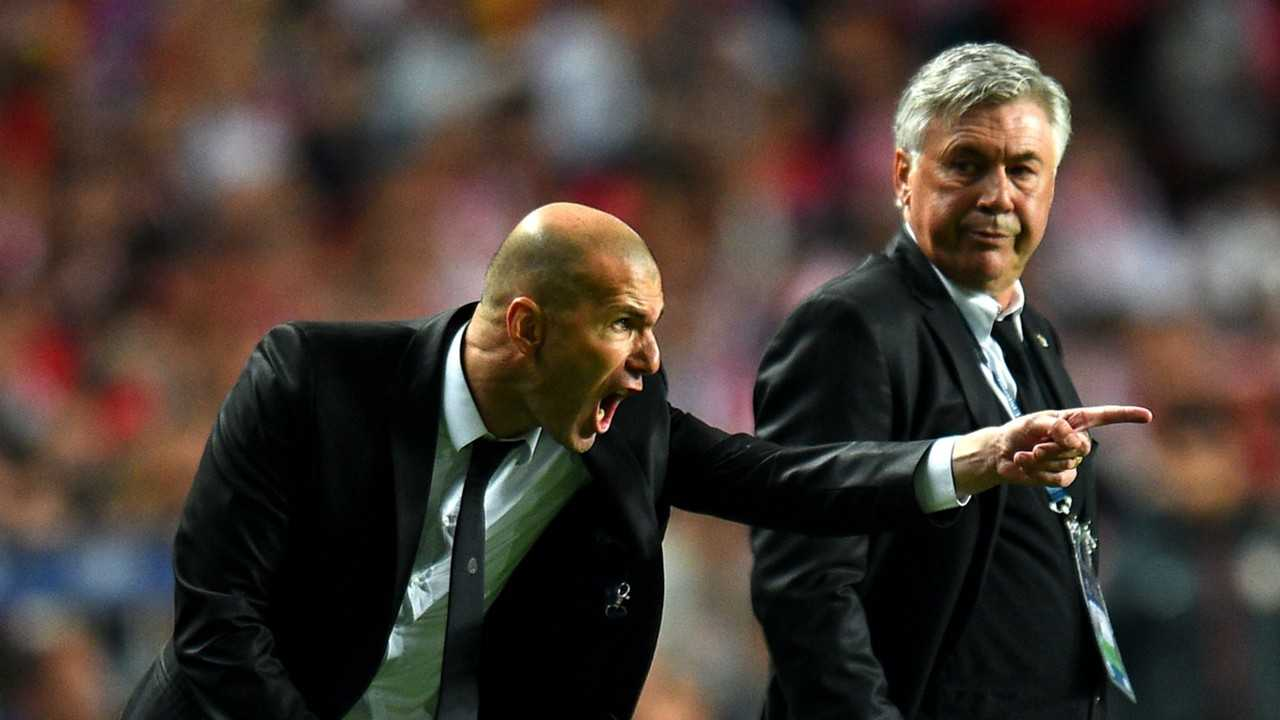
#> input picture tests/assets/zidane.jpg, 1280 x 720 px
$ python -i preprocessor.py   (imports and definitions only)
#> lines starting #> are read from the running program, lines starting #| are printed output that depends on the picture
### preprocessing/utils/letterbox.py
"""
preprocessing/utils/letterbox.py
Implementação manual do letterbox — a mesma lógica usada internamente
pelo YOLOv8 (ultralytics/data/augment.py).
"""
from typing import Tuple
import cv2
import numpy as np


def letterbox(
    frame: np.ndarray,
    target_size: int = 640,
    pad_color: int = 114,
) -> Tuple[np.ndarray, float, Tuple[int, int]]:
    """
    Redimensiona preservando proporção e adiciona padding cinza.


    Returns:
        frame_lb:   imagem redimensionada + padded (target_size × target_size)
        scale:      fator de escala aplicado (usado para ajustar bboxes)
        (pad_w, pad_h): padding adicionado em cada lado (horizontal, vertical)
    """
    h, w = frame.shape[:2]


    # Fator de escala: limitar pela dimensão maior
    scale = min(target_size / h, target_size / w)
    new_w = int(round(w * scale))
    new_h = int(round(h * scale))


    # Redimensiona mantendo proporção
    resized = cv2.resize(frame, (new_w, new_h), interpolation=cv2.INTER_LINEAR)


    # Calcula padding simétrico
    pad_w = (target_size - new_w) // 2
    pad_h = (target_size - new_h) // 2


    # Aplica padding com cor cinza (valor 114 ≈ média ImageNet em uint8)
    frame_lb = np.full((target_size, target_size, 3), pad_color, dtype=np.uint8)
    frame_lb[pad_h:pad_h + new_h, pad_w:pad_w + new_w] = resized


    return frame_lb, scale, (pad_w, pad_h)


# [27 lines left out: function adjust_bboxes, not called in this run]

### preprocessing/preprocessor.py
"""
preprocessing/preprocessor.py
Módulo central de pré-processamento de imagens para o projeto yolo-edge-api.
Integra-se ao pipeline de tempo real e à API REST.
"""
from dataclasses import dataclass
from typing import Optional, Tuple


import cv2
import numpy as np


from preprocessing.utils.letterbox import letterbox


@dataclass
class PreprocessConfig:
    """
    Configuração imutável do pipeline de pré-processamento.
    Instanciar uma vez e reutilizar para todos os frames.
    """
    infer_size:    int   = 320
    convert_rgb:   bool  = True
    use_letterbox: bool  = True
    gaussian_blur: bool  = False
    gaussian_ksize: int  = 3
    gaussian_sigma: float = 0.8
    median_blur:   bool  = False
    median_ksize:  int   = 3
    clahe:         bool  = False
    clahe_clip:    float = 2.0
    clahe_tile:    int   = 8
    clahe_space:   str   = "lab"
    normalize:     bool  = False


@dataclass
class PreprocessResult:
    """Resultado do pré-processamento — imagem + metadados."""
    frame:     np.ndarray
    scale:     float = 1.0   # escala uniforme (válida quando use_letterbox=True)
    scale_x:   float = 1.0   # escala real no eixo horizontal
    scale_y:   float = 1.0   # escala real no eixo vertical
    pad_w:     int   = 0
    pad_h:     int   = 0
    orig_size: Tuple[int, int] = (0, 0)


class Preprocessor:
    """
    Encapsula o pipeline de pré-processamento configurável.
    Thread-safe: não mantém estado mutável entre chamadas.
    """


    def __init__(self, config: Optional[PreprocessConfig] = None):
        self.cfg = config or PreprocessConfig()
        if self.cfg.clahe:
            self._clahe = cv2.createCLAHE(
                clipLimit=self.cfg.clahe_clip,
                tileGridSize=(self.cfg.clahe_tile, self.cfg.clahe_tile),
            )


    def process(self, frame: np.ndarray) -> PreprocessResult:
        """
        Aplica o pipeline completo a um único frame BGR NumPy.
        """
        orig_h, orig_w = frame.shape[:2]
        out = frame.copy()


        if self.cfg.clahe:
            out = self._apply_clahe(out)


        if self.cfg.convert_rgb:
            out = cv2.cvtColor(out, cv2.COLOR_BGR2RGB)


        if self.cfg.gaussian_blur:
            k = self.cfg.gaussian_ksize
            out = cv2.GaussianBlur(out, (k, k), sigmaX=self.cfg.gaussian_sigma)
        elif self.cfg.median_blur:
            out = cv2.medianBlur(out, self.cfg.median_ksize)


        if self.cfg.use_letterbox:
            out, scale, (pad_w, pad_h) = letterbox(out, self.cfg.infer_size)
            scale_x = scale_y = scale
        else:
            out = cv2.resize(out, (self.cfg.infer_size, self.cfg.infer_size))
            # Sem letterbox, a proporção é distorcida -- x e y escalam de
            # forma diferente sempre que a imagem de entrada não for quadrada.
            scale_x = self.cfg.infer_size / orig_w
            scale_y = self.cfg.infer_size / orig_h
            scale   = min(scale_x, scale_y)  # mantido só por compatibilidade
            pad_w = pad_h = 0


        if self.cfg.normalize:
            out = out.astype(np.float32) / 255.0


        return PreprocessResult(
            frame=out, scale=scale, scale_x=scale_x, scale_y=scale_y,
            pad_w=pad_w, pad_h=pad_h, orig_size=(orig_h, orig_w),
        )


    def adjust_boxes(self, boxes_xyxy: np.ndarray, result: PreprocessResult) -> np.ndarray:
        """
        Ajusta coordenadas de bboxes do espaço processado para o original.
        Usa scale_x/scale_y separadamente -- correto tanto com letterbox
        (onde os dois são iguais) quanto sem (onde podem ser diferentes).
        """
        boxes = boxes_xyxy.copy().astype(float)
        boxes[:, [0, 2]] -= result.pad_w
        boxes[:, [1, 3]] -= result.pad_h
        boxes[:, [0, 2]] /= result.scale_x
        boxes[:, [1, 3]] /= result.scale_y
        return boxes


    def _apply_clahe(self, frame_bgr: np.ndarray) -> np.ndarray:
        """Aplica CLAHE no canal de luminância do espaço escolhido."""
        if self.cfg.clahe_space == "lab":
            lab     = cv2.cvtColor(frame_bgr, cv2.COLOR_BGR2LAB)
            l, a, b = cv2.split(lab)
            l_cl    = self._clahe.apply(l)
            return cv2.cvtColor(cv2.merge([l_cl, a, b]), cv2.COLOR_LAB2BGR)
        else:  # hsv
            hsv     = cv2.cvtColor(frame_bgr, cv2.COLOR_BGR2HSV)
            h, s, v = cv2.split(hsv)
            v_cl    = self._clahe.apply(v)
            return cv2.cvtColor(cv2.merge([h, s, v_cl]), cv2.COLOR_HSV2BGR)


# ── Configurações pré-definidas ───────────────────────────────────


CONFIG_DEFAULT = PreprocessConfig(
    infer_size=320,
    convert_rgb=True,
    use_letterbox=True,
    gaussian_blur=False,
    clahe=False,
)


CONFIG_LOW_LIGHT = PreprocessConfig(
    infer_size=320,
    convert_rgb=True,
    use_letterbox=True,
    clahe=True,
    clahe_clip=2.0,
    clahe_tile=8,
    clahe_space="lab",
)


CONFIG_HIGH_QUALITY = PreprocessConfig(
    infer_size=640,
    convert_rgb=True,
    use_letterbox=True,
    gaussian_blur=False,
    clahe=False,
)

>>> import cv2
>>> picture = cv2.imread('../tests/assets/zidane.jpg')
#> picture is the input picture: shape (720, 1280, 3); mean B, G, R 51.3, 58.2, 69.5
>>> result = Preprocessor().process(picture)
#> in letterbox, `frame_lb[pad_h:pad_h + new_h, pad_w:pad_w + new_w] = resized`:
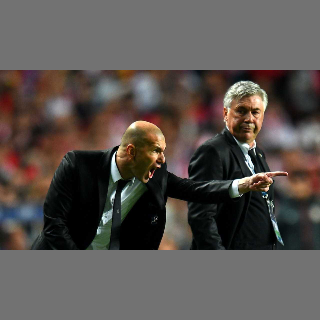
#> frame_lb: shape (320, 320, 3); mean R, G, B 89, 82.7, 78.8
#> in process, `out, scale, (pad_w, pad_h) = letterbox(out, self.cfg.infer_size)`: scale = 0.25; pad_w = 0; pad_h = 70
#> in process, `scale_x = scale_y = scale`: scale_x = 0.25
